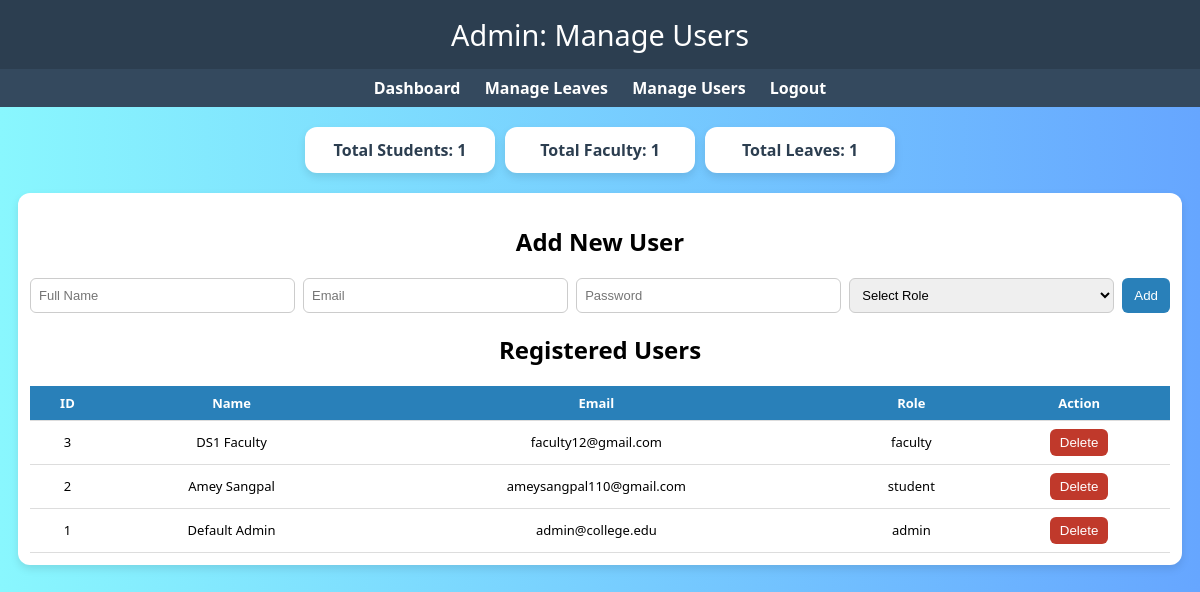
Before: /admin/users (signed in) with the older database file.
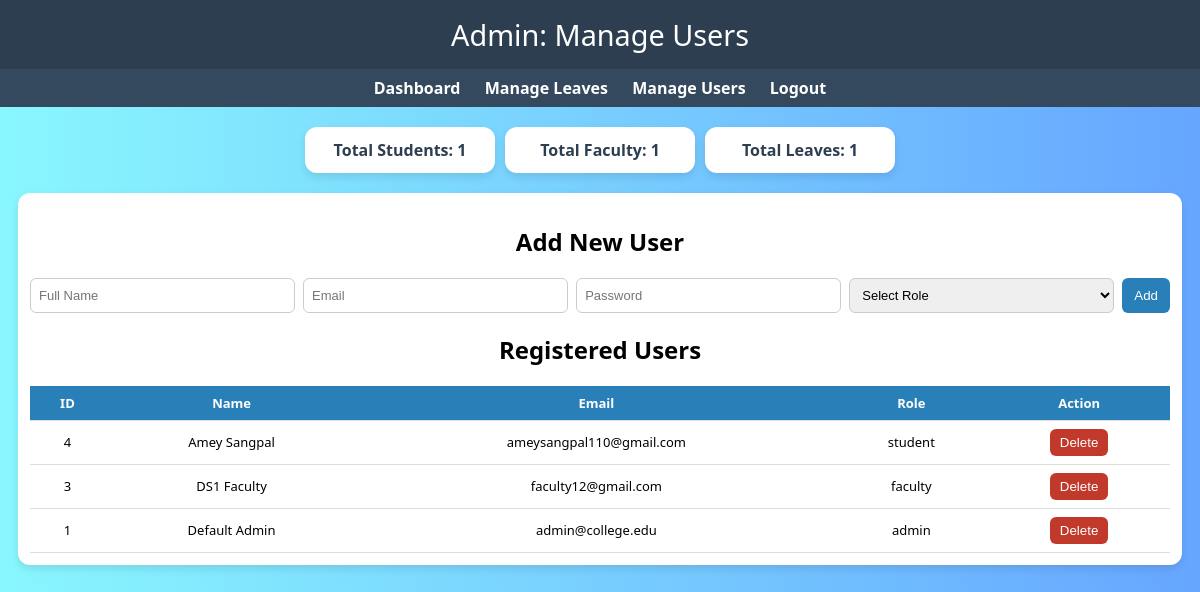
After: the same page with the newer database file.
### app.py (models this page shows)
class User(db.Model):
    id = db.Column(db.Integer, primary_key=True)
    name = db.Column(db.String(150), nullable=False)
    email = db.Column(db.String(150), unique=True, nullable=False)
    password = db.Column(db.String(150), nullable=False)
    role = db.Column(db.String(50), nullable=False)
    leaves = db.relationship('Leave', backref='user', lazy=True,
                             cascade='all, delete-orphan', passive_deletes=True)
    attendance = db.relationship('Attendance', backref='student', lazy=True,
                                 cascade='all, delete-orphan', passive_deletes=True)

### app.py (the view, shortened to what this page needs)
@app.route('/admin/users', methods=['GET', 'POST'])
def admin_users():
    if 'role' not in session or session['role'].lower() != 'admin':
        flash("Unauthorized access.", "error")
        return redirect(url_for('login'))
    users = User.query.order_by(User.id.desc()).all()
    total_students = User.query.filter_by(role='student').count()
    total_faculty = User.query.filter_by(role='faculty').count()
    total_leaves = Leave.query.count()
    return render_template('admin_users.html', users=users,
                           total_students=total_students, total_faculty=total_faculty, total_leaves=total_leaves)

### templates/admin_users.html (shortened to what this page needs)
<!DOCTYPE html>
<html lang="en">
<head>
</head>
<body>
  <header>Admin: Manage Users</header>
  <nav>
    <a href="{{ url_for('admin_dashboard') }}">Dashboard</a>
    <a href="{{ url_for('admin_leaves') }}">Manage Leaves</a>
    <a href="{{ url_for('admin_users') }}">Manage Users</a>
    <a href="{{ url_for('logout') }}">Logout</a>
  </nav>
  <div class="summary">
    <div>Total Students: {{ total_students }}</div>
    <div>Total Faculty: {{ total_faculty }}</div>
    <div>Total Leaves: {{ total_leaves }}</div>
  </div>
  <div class="container">
    <h2 style="text-align:center;">Add New User</h2>
    <form method="POST" action="{{ url_for('admin_users') }}">
      <input type="text" name="name" placeholder="Full Name" required>
      <input type="email" name="email" placeholder="Email" required>
      <input type="password" name="password" placeholder="Password" required>
      <select name="role" required>
        <option value="">Select Role</option>
      </select>
      <button type="submit">Add</button>
    </form>
    <h2 style="text-align:center;">Registered Users</h2>
    <table>
      <tr><th>ID</th><th>Name</th><th>Email</th><th>Role</th><th>Action</th></tr>
      {% for user in users %}
      <tr>
        <td>{{ user.id }}</td>
        <td>{{ user.name }}</td>
        <td>{{ user.email }}</td>
        <td>{{ user.role }}</td>
        <td>
          <form method="POST" style="display:inline;" action="{{ url_for('admin_users') }}" onsubmit="return confirm('Delete this user?');">
            <button type="submit" class="delete-btn">Delete</button>
          </form>
        </td>
      </tr>
      {% endfor %}
    </table>
  </div>
</body>
</html>

Changed rows visible on the page:
removed User: id "2", name "Amey Sangpal", email "ameysangpal110@gmail.com", role "student"
added User: id "4", name "Amey Sangpal", email "ameysangpal110@gmail.com", role "student"
